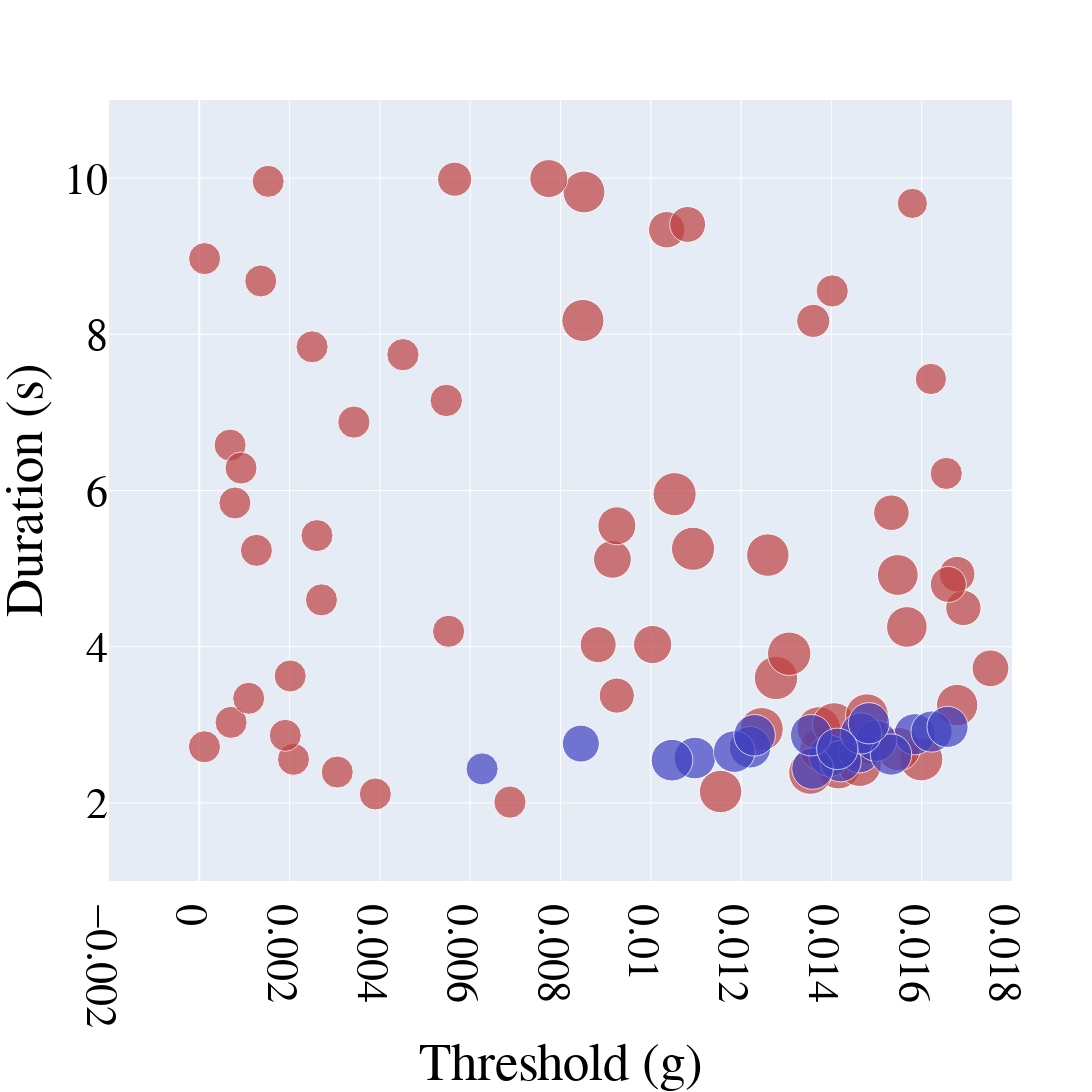

Source (notebook cell):
### Code cell
import plotly.graph_objects as go
import numpy as np

# Function to map a value in [1, 65] to a saturation percentage between 30% and 100%
def value_to_saturation(val, min_val=1, max_val=65, min_sat=0.5, max_sat=1.0, gamma=2):
    """
    Normalize the value to [0, 1], then apply a gamma transformation
    to obtain a non-linear mapping, and finally scale to [min_sat, max_sat].
    """
    norm = (val - min_val) / (max_val - min_val)
    sat = min_sat + (norm ** gamma) * (max_sat - min_sat)
    return round(sat * 100, 1)  # Return as percentage

# For R_PRE (red): use hue=0 and apply the saturation mapping to each third-column value
colors_red = [f'hsl(0, {value_to_saturation(val)}%, 50%)' for val in R_PRE[:, 2]]

# For R_ONB (blue): use hue=240 and apply the saturation mapping to each third-column value
colors_blue = [f'hsl(240, {value_to_saturation(val)}%, 50%)' for val in R_ONB[:, 2]]

# Font customization variables
font_family = "Times New Roman"
font_size = 44
font_color = "black"

# Create figure object
fig = go.Figure()

# Add first dataset R_PRE (red)
fig.add_trace(go.Scatter(
    x=R_PRE[:, 0],       # x-axis: threshold (first column)
    y=R_PRE[:, 1],       # y-axis: duration (second column)
    mode='markers',      # markers only
    marker=dict(
        size=R_PRE[:, 2] * 40,  # marker size scaled from the third column values
        color=colors_red        # marker color with saturation based on non-linear mapping
    ),
    name='R_PRE'
))

# Add second dataset R_ONB (blue)
fig.add_trace(go.Scatter(
    x=R_ONB[:, 0],       # x-axis: threshold (first column)
    y=R_ONB[:, 1],       # y-axis: duration (second column)
    mode='markers',      # markers only
    marker=dict(
        size=R_ONB[:, 2] * 40,  # marker size scaled from the third column values
        color=colors_blue       # marker color with saturation based on non-linear mapping
    ),
    name='R_ONB'
))

# Update overall layout: set font, square canvas, axis labels, and hide legend
fig.update_layout(
    font=dict(
        family=font_family,
        size=font_size,
        color=font_color
    ),
    width=1600,
    height=1600,
    showlegend=False,
    xaxis_title="Threshold (g)",
    yaxis_title="Duration (s)"
)

# Update x-axis range and tick font
fig.update_xaxes(
    range=[-0.002, 0.018],
    tickfont=dict(family=font_family, size=font_size, color=font_color)
)

# Update y-axis range and tick font
fig.update_yaxes(
    range=[1, 11],
    tickfont=dict(family=font_family, size=font_size, color=font_color)
)

# save the plot as png
# fig.write_image("overview.png")

# Show plot
fig.show()

### Figure 1 — Plotly figure (JSON) as saved in the notebook; plotly's stock layout.template omitted (floating-point values rounded to 4 significant figures)
{"data": [{"marker": {"color": ["hsl(0, 50.0%, 50%)", "hsl(0, 50.0%, 50%)", "hsl(0, 50.0%, 50%)", "hsl(0, 50.0%, 50%)", "hsl(0, 50.0%, 50%)", "hsl(0, 50.0%, 50%)", "hsl(0, 50.0%, 50%)", "hsl(0, 50.0%, 50%)", "hsl(0, 50.0%, 50%)", "hsl(0, 50.0%, 50%)", "hsl(0, 50.0%, 50%)", "hsl(0, 50.0%, 50%)", "hsl(0, 50.0%, 50%)", "hsl(0, 50.0%, 50%)", "hsl(0, 50.0%, 50%)", "hsl(0, 50.0%, 50%)", "hsl(0, 50.0%, 50%)", "hsl(0, 50.0%, 50%)", "hsl(0, 50.0%, 50%)", "hsl(0, 50.0%, 50%)", "hsl(0, 50.0%, 50%)", "hsl(0, 50.0%, 50%)", "hsl(0, 50.0%, 50%)", "hsl(0, 50.0%, 50%)", "hsl(0, 50.0%, 50%)", "hsl(0, 50.0%, 50%)", "hsl(0, 50.0%, 50%)", "hsl(0, 50.0%, 50%)", "hsl(0, 50.0%, 50%)", "hsl(0, 50.0%, 50%)", "hsl(0, 50.0%, 50%)", "hsl(0, 50.0%, 50%)", "hsl(0, 50.0%, 50%)", "hsl(0, 50.0%, 50%)", "hsl(0, 50.0%, 50%)", "hsl(0, 50.0%, 50%)", "hsl(0, 50.0%, 50%)", "hsl(0, 50.0%, 50%)", "hsl(0, 50.0%, 50%)", "hsl(0, 50.0%, 50%)", "hsl(0, 50.0%, 50%)", "hsl(0, 50.0%, 50%)", "hsl(0, 50.0%, 50%)", "hsl(0, 50.0%, 50%)", "hsl(0, 50.0%, 50%)", "hsl(0, 50.0%, 50%)", "hsl(0, 50.0%, 50%)", "hsl(0, 50.0%, 50%)", "hsl(0, 50.0%, 50%)", "hsl(0, 50.0%, 50%)", "hsl(0, 50.0%, 50%)", "hsl(0, 50.0%, 50%)", "hsl(0, 50.0%, 50%)", "hsl(0, 50.0%, 50%)", "hsl(0, 50.0%, 50%)", "hsl(0, 50.0%, 50%)", "hsl(0, 50.0%, 50%)", "hsl(0, 50.0%, 50%)", "hsl(0, 50.0%, 50%)", "hsl(0, 50.0%, 50%)", "hsl(0, 50.0%, 50%)", "hsl(0, 50.0%, 50%)", "hsl(0, 50.0%, 50%)", "hsl(0, 50.0%, 50%)", "hsl(0, 50.0%, 50%)"], "size": [41.87, 32.1, 36.44, 32.45, 42.48, 43.54, 35.36, 32.1, 43.17, 32.1, 32.1, 43.43, 31.34, 43.43, 30.17, 32.25, 41.41, 42.51, 32.1, 38.21, 43.2, 35.68, 32.1, 32.1, 32.1, 32.1, 32.1, 40.66, 32.14, 43.5, 42.14, 32.1, 32.28, 33.1, 43.41, 43.45, 32.1, 43.26, 36.06, 37.98, 43.49, 32.26, 37.85, 32.1, 35.92, 38.03, 32.1, 36.8, 40.89, 32.26, 43.45, 32.3, 43.49, 32.1, 43.18, 32.1, 34.18, 43.19, 42.98, 35.15, 36.0, 43.17, 35.63, 32.1, 32.1]}, "mode": "markers", "name": "R_PRE", "type": "scatter", "x": [0.00852, 0.002498, 0.01035, 0.00547, 0.01155, 0.01416, 0.01692, 0.003899, 0.01599, 0.003056, 0.0007887, 0.01277, 0.0162, 0.01353, 0.01579, 0.01402, 0.01679, 0.01259, 0.0006822, 0.01004, 0.01246, 0.01678, 0.0007037, 0.001525, 0.002606, 0.0001173, 0.002013, 0.01567, 0.01654, 0.01443, 0.008496, 0.002706, 0.006881, 0.0136, 0.01487, 0.01307, 0.001094, 0.01549, 0.008835, 0.00774, 0.01378, 0.003424, 0.00915, 0.0001138, 0.01082, 0.009248, 0.001361, 0.01752, 0.01547, 0.005522, 0.01463, 0.00451, 0.01372, 0.002087, 0.01094, 0.001265, 0.005656, 0.01406, 0.01479, 0.009247, 0.01659, 0.01053, 0.01533, 0.0009245, 0.001904], "y": [9.822, 7.84, 9.339, 7.153, 2.146, 2.458, 4.496, 2.114, 2.558, 2.395, 5.84, 3.6, 7.428, 2.388, 9.676, 8.555, 3.253, 5.173, 6.581, 4.028, 2.945, 4.928, 3.032, 9.959, 5.423, 8.969, 3.625, 4.253, 6.219, 2.726, 8.177, 4.6, 2.01, 8.172, 2.774, 3.91, 3.34, 2.688, 4.026, 9.994, 2.686, 6.876, 5.118, 2.719, 9.407, 5.548, 8.683, 3.723, 4.918, 4.197, 2.488, 7.739, 2.954, 2.558, 5.254, 5.234, 9.986, 3.007, 3.122, 3.374, 4.797, 5.953, 5.716, 6.288, 2.865]}, {"marker": {"color": ["hsl(240, 50.0%, 50%)", "hsl(240, 50.0%, 50%)", "hsl(240, 50.0%, 50%)", "hsl(240, 50.0%, 50%)", "hsl(240, 50.0%, 50%)", "hsl(240, 50.0%, 50%)", "hsl(240, 50.0%, 50%)", "hsl(240, 50.0%, 50%)", "hsl(240, 50.0%, 50%)", "hsl(240, 50.0%, 50%)", "hsl(240, 50.0%, 50%)", "hsl(240, 50.0%, 50%)", "hsl(240, 50.0%, 50%)", "hsl(240, 50.0%, 50%)", "hsl(240, 50.0%, 50%)", "hsl(240, 50.0%, 50%)", "hsl(240, 50.0%, 50%)", "hsl(240, 50.0%, 50%)", "hsl(240, 50.0%, 50%)", "hsl(240, 50.0%, 50%)"], "size": [41.5, 41.41, 41.49, 41.66, 41.64, 41.23, 41.34, 41.7, 41.71, 41.35, 37.01, 41.58, 32.14, 41.47, 41.6, 41.18, 41.35, 41.3, 41.12, 41.46]}, "mode": "markers", "name": "R_ONB", "type": "scatter", "x": [0.01396, 0.01462, 0.0142, 0.0122, 0.01098, 0.01584, 0.01499, 0.01047, 0.01185, 0.01532, 0.008451, 0.01358, 0.006263, 0.01355, 0.0123, 0.01622, 0.01466, 0.01483, 0.01657, 0.01413], "y": [2.603, 2.65, 2.534, 2.713, 2.574, 2.879, 2.796, 2.547, 2.657, 2.62, 2.759, 2.439, 2.436, 2.867, 2.866, 2.914, 2.89, 3.019, 2.973, 2.692]}], "layout": {"font": {"color": "black", "family": "Times New Roman", "size": 44}, "height": 1600, "showlegend": false, "width": 1600, "xaxis": {"range": [-0.002, 0.018], "tickfont": {"color": "black", "family": "Times New Roman", "size": 44}, "title": {"text": "Threshold (g)"}}, "yaxis": {"range": [1, 11], "tickfont": {"color": "black", "family": "Times New Roman", "size": 44}, "title": {"text": "Duration (s)"}}}}
